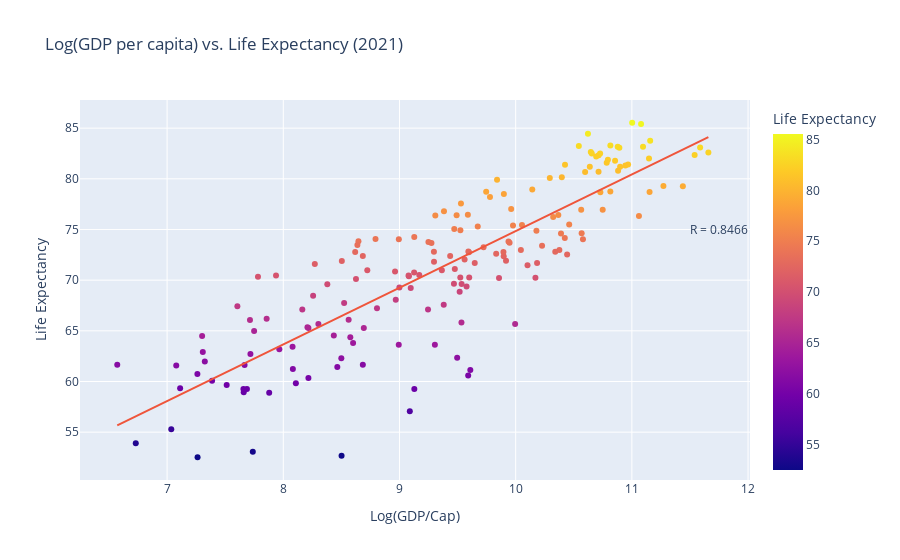

The notebook cell this image was saved under:
### Markdown cell above
##### Plotly used below for practice

### Code cell
fig = (
    px.scatter(gdp_le_2021,
               x="Log(GDP/Cap)",
               y="Life Expectancy",
               title='Log(GDP per capita) vs. Life Expectancy (2021)',
               color='Life Expectancy',
               hover_data=["Log(GDP/Cap)", "Life Expectancy", "Country"],
               trendline='ols')
)
fig.add_annotation(x=11.75, y=75, text="R = " + str(round(R, 4)), showarrow=False)
display(fig)

### Figure 1 — Plotly figure (JSON) as saved in the notebook; plotly's stock layout.template omitted (floating-point values rounded to 4 significant figures; data arrays with more than 128 entries replaced by an {"elided": "..."} marker saying what was removed)
{"data": [{"customdata": {"elided": "173x1 str values"}, "hovertemplate": "Log(GDP/Cap)=%{x}<br>Life Expectancy=%{marker.color}<br>Country=%{customdata[0]}<extra></extra>", "legendgroup": "", "marker": {"color": {"elided": "173 float values"}, "coloraxis": "coloraxis", "symbol": "circle"}, "mode": "markers", "name": "", "orientation": "v", "showlegend": false, "type": "scatter", "x": {"elided": "173 float values"}, "xaxis": "x", "y": {"elided": "173 float values"}, "yaxis": "y"}, {"hovertemplate": "<b>OLS trendline</b><br>Life Expectancy = 5.58901 * Log(GDP/Cap) + 18.947<br>R<sup>2</sup>=0.716689<br><br>Log(GDP/Cap)=%{x}<br>Life Expectancy=%{y} <b>(trend)</b><extra></extra>", "legendgroup": "", "marker": {"symbol": "circle"}, "mode": "lines", "name": "", "showlegend": false, "type": "scatter", "x": {"elided": "173 float values"}, "xaxis": "x", "y": {"elided": "173 float values"}, "yaxis": "y"}], "layout": {"annotations": [{"showarrow": false, "text": "R = 0.8466", "x": 11.75, "y": 75}], "coloraxis": {"colorbar": {"title": {"text": "Life Expectancy"}}, "colorscale": [[0, "#0d0887"], [0.1111, "#46039f"], [0.2222, "#7201a8"], [0.3333, "#9c179e"], [0.4444, "#bd3786"], [0.5556, "#d8576b"], [0.6667, "#ed7953"], [0.7778, "#fb9f3a"], [0.8889, "#fdca26"], [1, "#f0f921"]]}, "legend": {"tracegroupgap": 0}, "title": {"text": "Log(GDP per capita) vs. Life Expectancy (2021)"}, "xaxis": {"anchor": "y", "domain": [0, 1], "title": {"text": "Log(GDP/Cap)"}}, "yaxis": {"anchor": "x", "domain": [0, 1], "title": {"text": "Life Expectancy"}}}}
